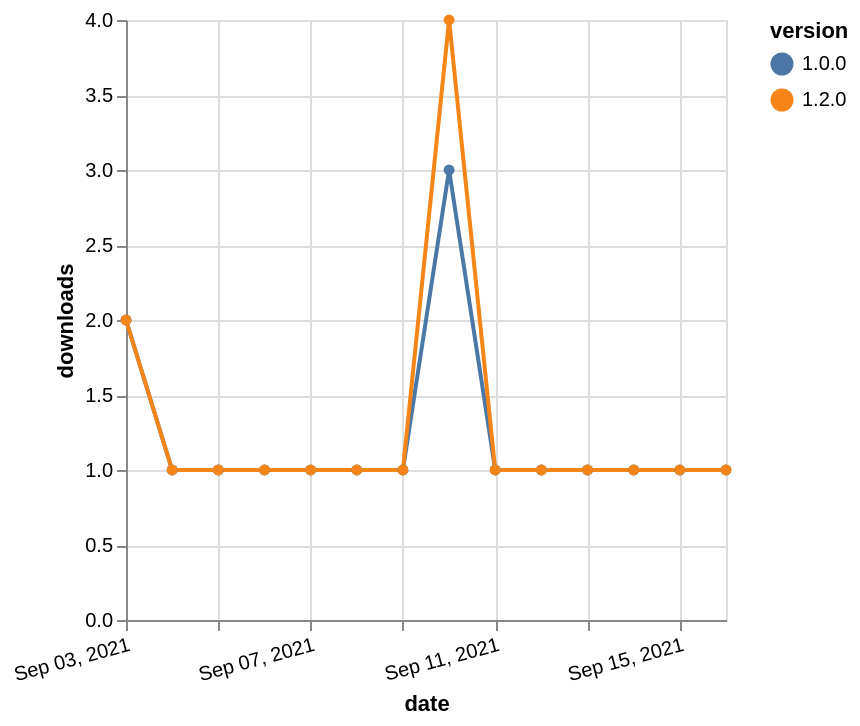

Here is the Vega-Lite specification saved for this chart:
### Vega-Lite specification from a JSON file in a GitHub repository (floating-point values rounded to 4 significant figures)
{"$schema": "https://vega.github.io/schema/vega-lite/v5.json", "description": "A simple bar chart with embedded data.", "data": {"values": [{"date": "2021-09-03", "total": 187, "delta": 2, "version": "1.0.0"}, {"date": "2021-09-04", "total": 188, "delta": 1, "version": "1.0.0"}, {"date": "2021-09-05", "total": 189, "delta": 1, "version": "1.0.0"}, {"date": "2021-09-06", "total": 190, "delta": 1, "version": "1.0.0"}, {"date": "2021-09-07", "total": 191, "delta": 1, "version": "1.0.0"}, {"date": "2021-09-08", "total": 192, "delta": 1, "version": "1.0.0"}, {"date": "2021-09-09", "total": 193, "delta": 1, "version": "1.0.0"}, {"date": "2021-09-10", "total": 196, "delta": 3, "version": "1.0.0"}, {"date": "2021-09-11", "total": 197, "delta": 1, "version": "1.0.0"}, {"date": "2021-09-12", "total": 198, "delta": 1, "version": "1.0.0"}, {"date": "2021-09-13", "total": 199, "delta": 1, "version": "1.0.0"}, {"date": "2021-09-14", "total": 200, "delta": 1, "version": "1.0.0"}, {"date": "2021-09-15", "total": 201, "delta": 1, "version": "1.0.0"}, {"date": "2021-09-16", "total": 202, "delta": 1, "version": "1.0.0"}, {"date": "2021-09-03", "total": 122, "delta": 2, "version": "1.2.0"}, {"date": "2021-09-04", "total": 123, "delta": 1, "version": "1.2.0"}, {"date": "2021-09-05", "total": 124, "delta": 1, "version": "1.2.0"}, {"date": "2021-09-06", "total": 125, "delta": 1, "version": "1.2.0"}, {"date": "2021-09-07", "total": 126, "delta": 1, "version": "1.2.0"}, {"date": "2021-09-08", "total": 127, "delta": 1, "version": "1.2.0"}, {"date": "2021-09-09", "total": 128, "delta": 1, "version": "1.2.0"}, {"date": "2021-09-10", "total": 132, "delta": 4, "version": "1.2.0"}, {"date": "2021-09-11", "total": 133, "delta": 1, "version": "1.2.0"}, {"date": "2021-09-12", "total": 134, "delta": 1, "version": "1.2.0"}, {"date": "2021-09-13", "total": 135, "delta": 1, "version": "1.2.0"}, {"date": "2021-09-14", "total": 136, "delta": 1, "version": "1.2.0"}, {"date": "2021-09-15", "total": 137, "delta": 1, "version": "1.2.0"}, {"date": "2021-09-16", "total": 138, "delta": 1, "version": "1.2.0"}]}, "width": "container", "mark": {"type": "line", "point": {"filled": true}}, "encoding": {"x": {"field": "date", "type": "temporal", "timeUnit": "yearmonthdate", "title": "date", "axis": {"labelAngle": -15}}, "y": {"field": "delta", "type": "quantitative", "title": "downloads"}, "color": {"field": "version", "type": "nominal"}, "tooltip": {"field": "delta"}}}
